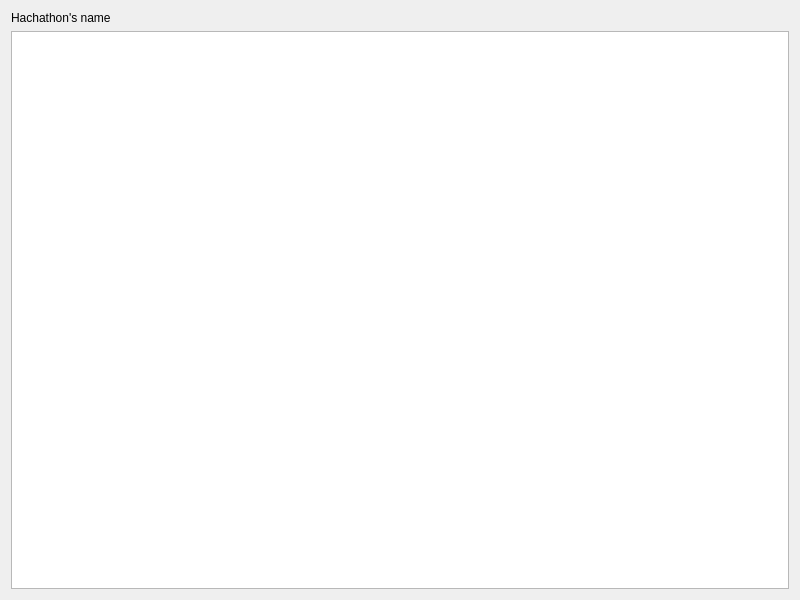
<?xml version="1.0" encoding="UTF-8"?>
<ui version="4.0">
 <class>Hackathon</class>
 <widget class="QWidget" name="Hackathon">
  <property name="geometry">
   <rect>
    <x>0</x>
    <y>0</y>
    <width>800</width>
    <height>600</height>
   </rect>
  </property>
  <property name="windowTitle">
   <string>MainWindow</string>
  </property>
  <layout class="QVBoxLayout" name="verticalLayout_2">
   <item>
    <layout class="QVBoxLayout" name="verticalLayout">
     <item>
      <widget class="QLabel" name="label">
       <property name="text">
        <string>Hachathon's name</string>
       </property>
      </widget>
     </item>
     <item>
      <widget class="QListView" name="listView"/>
     </item>
    </layout>
   </item>
  </layout>
 </widget>
 <resources/>
 <connections/>
</ui>
